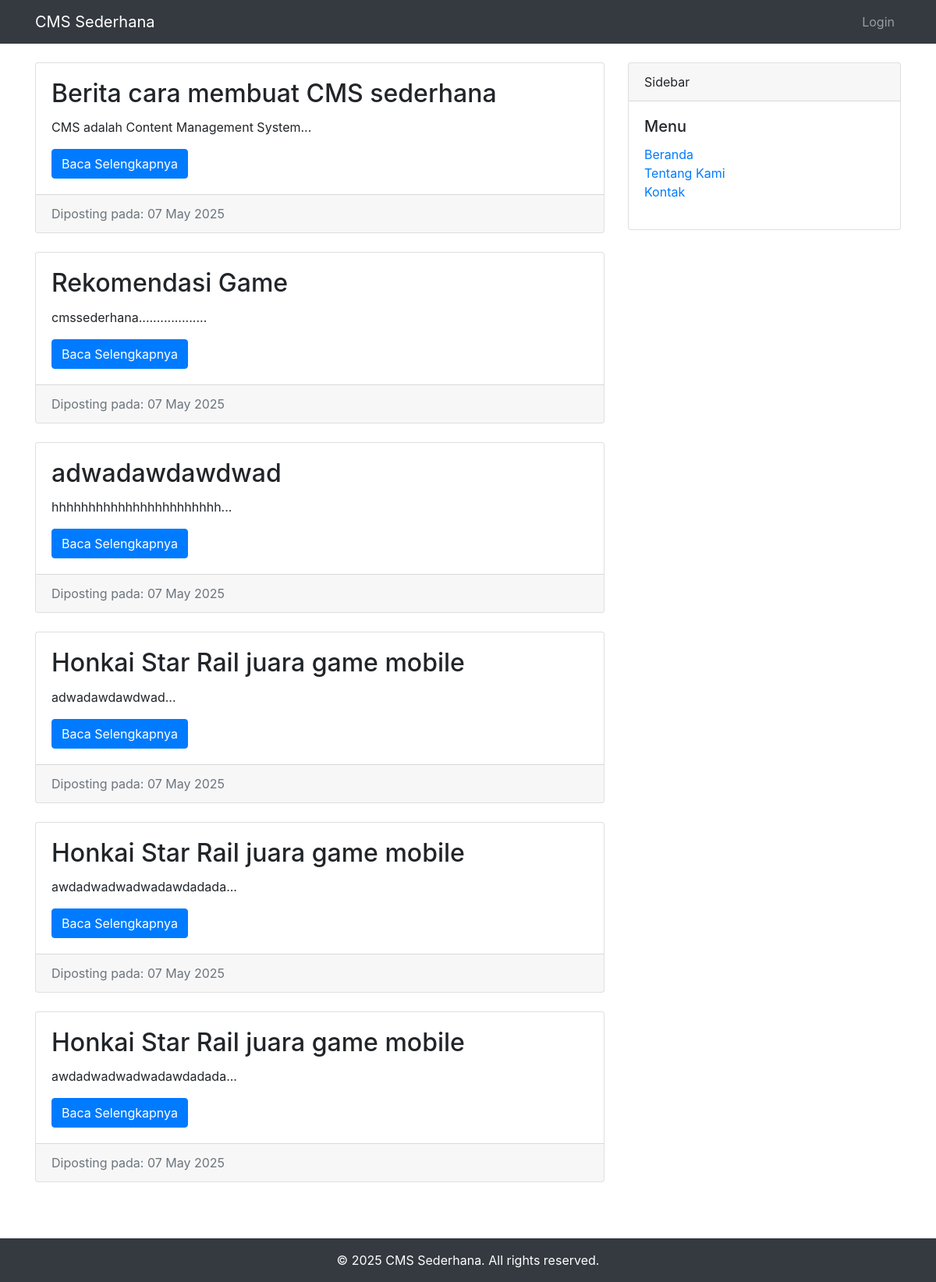
The page / on the database its author committed.
### tables this page shows
CREATE TABLE `posts` (
  `id` int(11) NOT NULL,
  `title` varchar(255) NOT NULL,
  `content` text NOT NULL,
  `user_id` int(11) DEFAULT NULL,
  `created_at` timestamp NOT NULL DEFAULT current_timestamp(),
  `updated_at` timestamp NOT NULL DEFAULT current_timestamp() ON UPDATE current_timestamp(),
  `category_id` int(11) DEFAULT NULL,
  `status` enum('Published','Draft','Archived') DEFAULT 'Draft',
  `image` varchar(255) DEFAULT NULL
);

### index.php (the view, shortened to what this page needs)
<?php
require_once 'config/database.php';
$stmt = $pdo->query("SELECT * FROM posts ORDER BY created_at DESC");
$posts = $stmt->fetchAll(PDO::FETCH_ASSOC);
?>
<!DOCTYPE html>
<html lang="en">
<head>
    <link rel="stylesheet" href="https://stackpath.bootstrapcdn.com/bootstrap/4.5.2/css/bootstrap.min.css">
</head>
<body>
    <nav class="navbar navbar-expand-lg navbar-dark bg-dark">
        <div class="container">
            <a class="navbar-brand" href="index.php">CMS Sederhana</a>
            <div class="collapse navbar-collapse" id="navbarNav">
                <ul class="navbar-nav ml-auto">
                    <li class="nav-item">
                        <a class="nav-link" href="admin/login.php">Login</a>
                    </li>
                </ul>
            </div>
        </div>
    </nav>
    <div class="container mt-4">
        <div class="row">
            <div class="col-md-8">
                <?php if (empty($posts)): ?>
                    <p>Belum ada artikel yang diposting.</p>
                <?php else: ?>
                    <?php foreach ($posts as $post): ?>
                        <article class="card mb-4">
                            <div class="card-body">
                                <h2 class="card-title"><?php echo htmlspecialchars($post['title']); ?></h2>
                                <p class="card-text"><?php echo htmlspecialchars(substr($post['content'], 0, 200)) . '...'; ?></p>
                                <a href="post.php?id=<?php echo $post['id']; ?>" class="btn btn-primary">Baca Selengkapnya</a>
                            </div>
                            <div class="card-footer text-muted">
                                Diposting pada: <?php echo date('d F Y', strtotime($post['created_at'])); ?>
                            </div>
                        </article>
                    <?php endforeach; ?>
                <?php endif; ?>
            </div>
            <div class="col-md-4">
                <div class="card">
                    <div class="card-header">
                        Sidebar
                    </div>
                    <div class="card-body">
                        <h5 class="card-title">Menu</h5>
                        <ul class="list-unstyled">
                            <li><a href="index.php">Beranda</a></li>
                            <li><a href="about.php">Tentang Kami</a></li>
                            <li><a href="contact.php">Kontak</a></li>
                        </ul>
                    </div>
                </div>
            </div>
        </div>
    </div>
    <footer class="bg-dark text-white mt-5">
        <div class="container py-3">
            <p class="text-center mb-0">&copy; <?php echo date('Y'); ?> CMS Sederhana. All rights reserved.</p>
        </div>
    </footer>
</body>
</html>

### rows shown on the page
posts: title "Berita cara membuat CMS sederhana", content "CMS adalah Content Management System", created_at "07 May 2025"
posts: title "Rekomendasi Game", content "cmssederhana................", created_at "07 May 2025"
posts: title "adwadawdawdwad", content "hhhhhhhhhhhhhhhhhhhhhhh", created_at "07 May 2025"
posts: title "Honkai Star Rail juara game mobile", content "adwadawdawdwad", created_at "07 May 2025"
posts: title "Honkai Star Rail juara game mobile", content "awdadwadwadwadawdadada", created_at "07 May 2025"
posts: title "Honkai Star Rail juara game mobile", content "awdadwadwadwadawdadada", created_at "07 May 2025"
